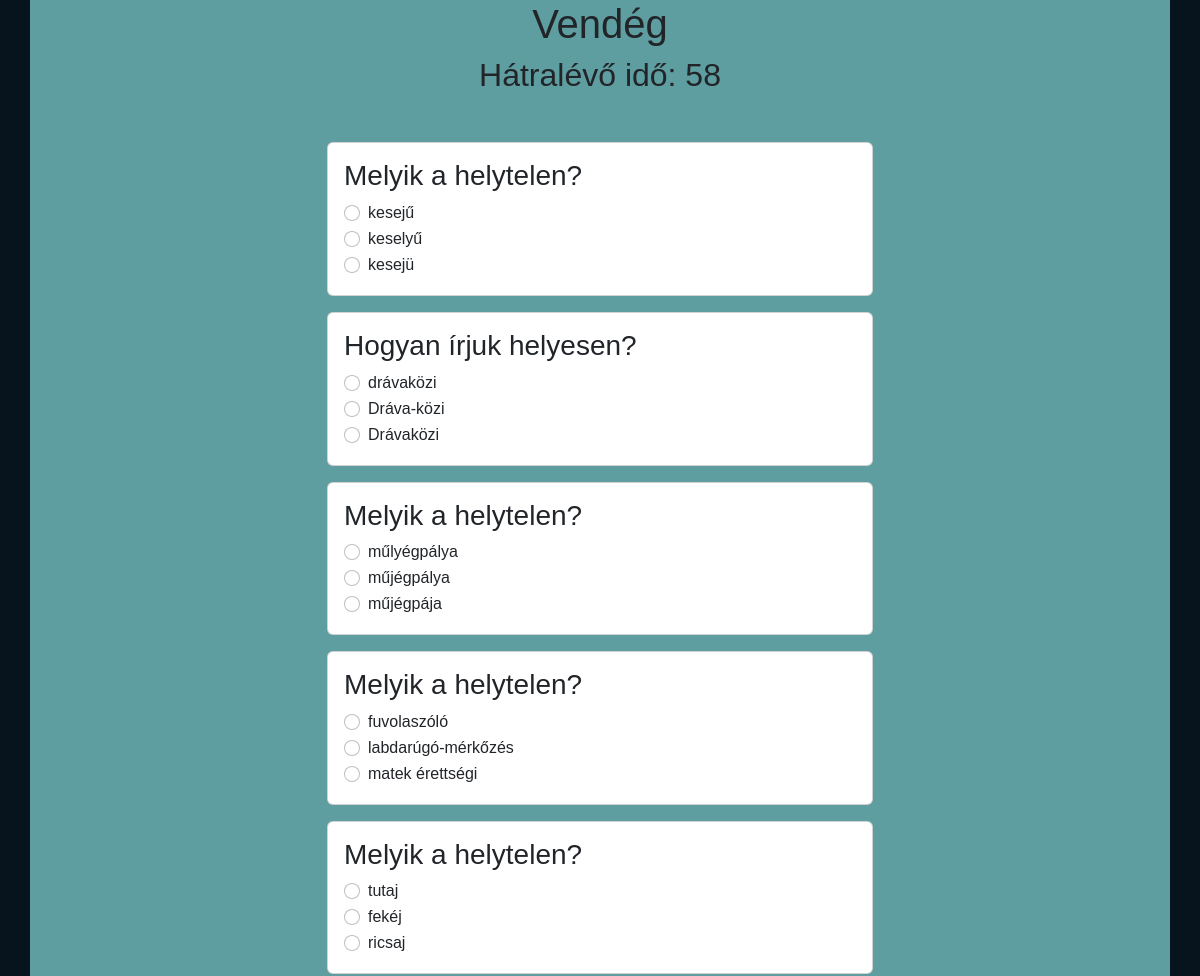
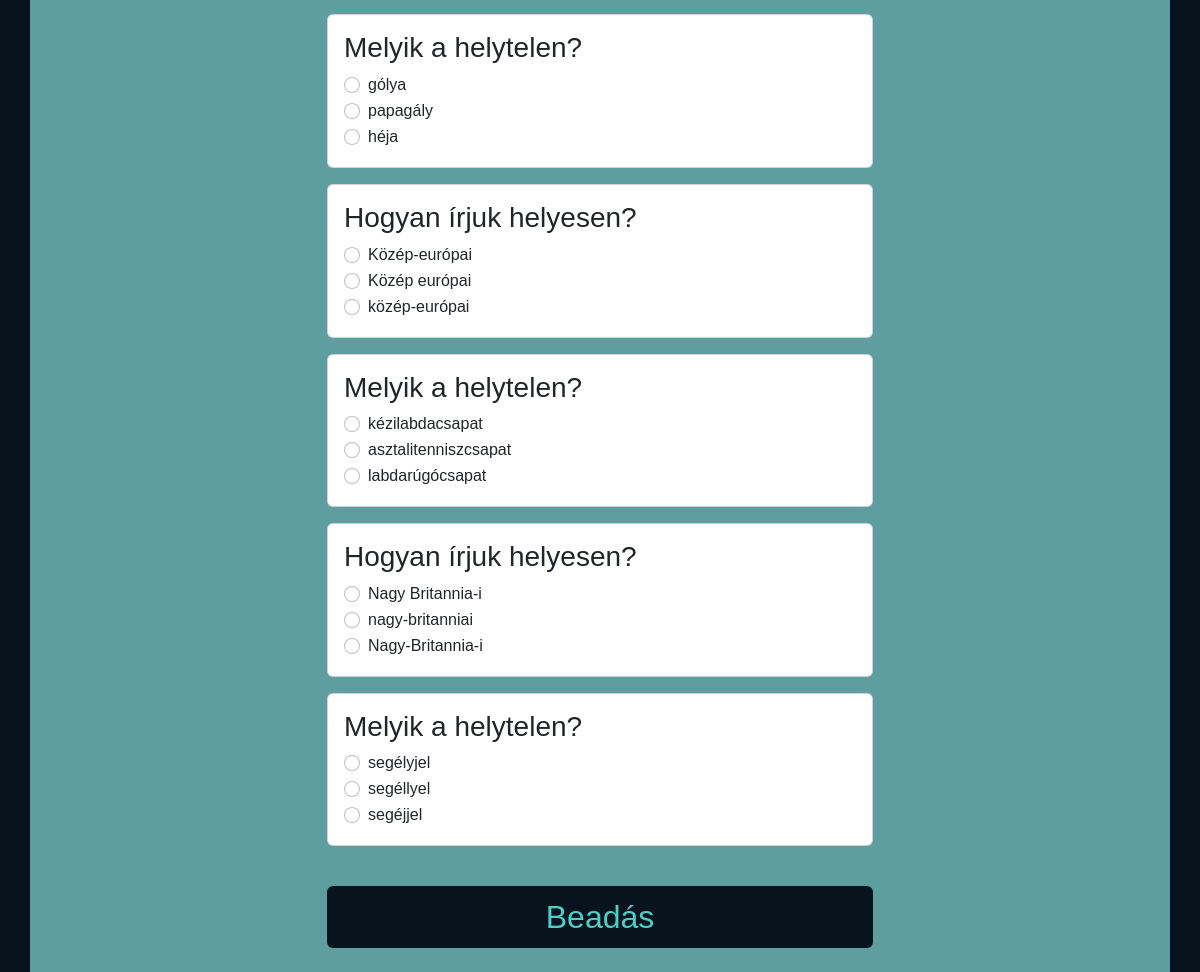
/quiz.php?targy=Nyelvtan&nehez=2, run on the app's committed database (2 pictures, top to bottom).
### tables this page shows
CREATE TABLE `kerdesek` (
  `id` int(10) UNSIGNED NOT NULL,
  `tema_id` int(10) UNSIGNED NOT NULL,
  `szoveg` varchar(256) NOT NULL
);

CREATE TABLE `valasztas` (
  `id` int(10) UNSIGNED NOT NULL,
  `kerdes_id` int(10) UNSIGNED NOT NULL,
  `szoveg` varchar(256) NOT NULL,
  `jovalasz` tinyint(1) NOT NULL
);

### kozos/adatbazis.php (called while the page is built, shortened)
<?php
class Database
{
    private $database = 'quiztime';
    private $host = 'localhost';
    private $user = 'root';
    private $password = '';
    protected $dbc = null;
    public function __construct()
    {
        try {
            $this->dbc = new mysqli($this->host, $this->user, $this->password, $this->database);
            $this->dbc->set_charset('utf8');
        } catch (mysqli_sql_exception $exc) {
            echo "Kapcsolódási hiba:" . $exc->getMessage();
        }
    }
    public function RunSQL($sql, ...$args)
    {
        try {
            $utasitas = $this->dbc->prepare($sql);
            if (count($args) != 0)
                $utasitas->bind_param(str_repeat("s", count($args)), ...$args);
            $utasitas->execute();
            $result = $utasitas->get_result();
            return $result;
        } catch (mysqli_sql_exception $exc) {
            echo "Lekérdezési hiba: " . $exc->getMessage();
        }
    }
    public function FetchData($sql, $args = [])
    {
        $result = $this->RunSQL($sql, ...$args);
        if ($result->num_rows > 0) {
            $returnValue = $result->fetch_all(MYSQLI_ASSOC);
        } else {
            $returnValue = [];
        }
        return $returnValue;
    }
}

### quiz.php (the view, shortened to what this page needs)
<?php
include 'kozos/adatbazis.php';
$db = new Database();
$targy = $_GET['targy'];
$nehez = ($_GET['nehez'] * 5);
$sql = "SELECT kerdesek.id,LOWER(tema.nev) as tema_nev, `szoveg` FROM `kerdesek` join tema on tema_id=tema.id having tema_nev = ?  order by RAND()  LIMIT $nehez;";
$kerdesk = $db->FetchData($sql, [$targy]);
?>
<!DOCTYPE html>
<html lang="en">
<head>
    <link href="kozos/bootstrap.min.css" rel="stylesheet" type="text/css" />
    <link href="kozos/quiz.css" rel="stylesheet" type="text/css" />
</head>
<body>
    <div class="container ">
        <div class="row pb-4">
        <div class="col-md-12 offset-lg-3 col-lg-6 col-xs-12 col-sm-12">
                <?php if (isset($_SESSION['felhasznalo'])): ?>
                    <h1 class="text-center">
                        <?= $_SESSION['felhasznalo']; ?>
                    </h1>
                <?php else: ?>
                    <h1 class="text-center">Vendég</h1>
                <?php endif; ?>
                <?php if (count($kerdesk) > 0): ?>
                    <form method='post' id='forma' action='eredmeny.php'>
                        <h2 class="text-center">Hátralévő idő: <span id='counter'>60</span></h2><br>
                        <?php foreach ($kerdesk as $q):
                            $id = $q["id"];
                            $sql = "SELECT * FROM valasztas WHERE kerdes_id = ?";
                            $valaszok = $db->FetchData($sql, [$id]) ?>
                            <div class="card my-3">
                                <div class="card-body">
                                    <h3 class="card-title">
                                        <?= $q["szoveg"] ?>
                                    </h3>
                                    <?php shuffle($valaszok); ?>
                                    <?php foreach ($valaszok as $a): ?>
                                        <div class="form-check">
                                            <input class="form-check-input" type='radio' name='radio_<?= $id ?>'
                                                id='radio_<?= $a["id"] ?>' value='<?= $a["id"]  ?>'>
                                            <label class="form-check-label" for='radio_<?= $a["id"] ?>'><?= $a["szoveg"] ?></label>
                                        </div>
                                    <?php endforeach; ?>
                                </div>
                            </div>
                        <?php endforeach; ?>
                        <br><button class='buttona btn btn-blue-black' id='beadas' name='beadas'
                            type='submit'>Beadás</button>
                    </form>
                <?php else: ?>
                    Nincs kérdés.
                <?php endif; ?>
            </div>
        </div>
    </div>
</body>
</html>

### kozos/quiz.css (style rules this page uses)
body { font-family: Arial, sans-serif; font-family: Arial, Helvetica, sans-serif; background-color: #07131d; margin: 0%; background-repeat: no-repeat; background-size: cover; background-position: center; min-height: 100vh; counter-reset: my-sec-counter; background-attachment: fixed; }
.buttona { width: 100%; font-size: 2em; display: block; margin: 0 auto }
.btn-blue-black { color: #4dcfc7; background-color: #07131d; }
.container { background-color: cadetblue; background-size: auto; flex-direction: column; justify-content: start; margin: auto; }

### data on the page
kerdesek: szoveg "Melyik a helytelen?"
valasztas: szoveg "kesejű"
valasztas: szoveg "keselyű"
valasztas: szoveg "kesejü"
kerdesek: szoveg "Hogyan írjuk helyesen?"
valasztas: szoveg "drávaközi"
valasztas: szoveg "Dráva-közi"
valasztas: szoveg "Drávaközi"
kerdesek: szoveg "Melyik a helytelen?"
valasztas: szoveg "műlyégpálya"
valasztas: szoveg "műjégpálya"
valasztas: szoveg "műjégpája"
kerdesek: szoveg "Melyik a helytelen?"
valasztas: szoveg "fuvolaszóló"
valasztas: szoveg "labdarúgó-mérkőzés"
valasztas: szoveg "matek érettségi"
kerdesek: szoveg "Melyik a helytelen?"
valasztas: szoveg "tutaj"
valasztas: szoveg "fekéj"
valasztas: szoveg "ricsaj"
kerdesek: szoveg "Melyik a helytelen?"
valasztas: szoveg "gólya"
valasztas: szoveg "papagály"
valasztas: szoveg "héja"
kerdesek: szoveg "Hogyan írjuk helyesen?"
valasztas: szoveg "Közép-európai"
valasztas: szoveg "Közép európai"
valasztas: szoveg "közép-európai"
kerdesek: szoveg "Melyik a helytelen?"
valasztas: szoveg "kézilabdacsapat"
valasztas: szoveg "asztalitenniszcsapat"
valasztas: szoveg "labdarúgócsapat"
kerdesek: szoveg "Hogyan írjuk helyesen?"
valasztas: szoveg "Nagy Britannia-i"
valasztas: szoveg "nagy-britanniai"
valasztas: szoveg "Nagy-Britannia-i"
kerdesek: szoveg "Melyik a helytelen?"
valasztas: szoveg "segélyjel"
valasztas: szoveg "segéllyel"
valasztas: szoveg "segéjjel"
